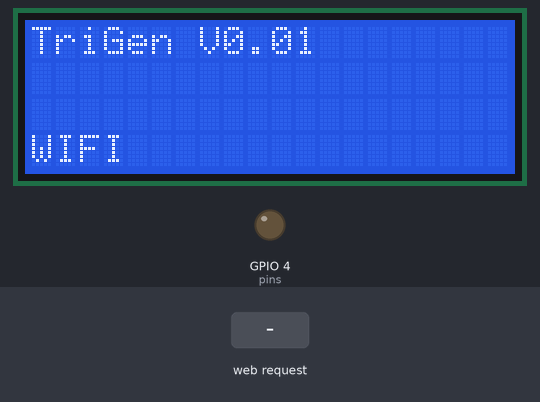
This program was run on a simulated ESP8266 (NodeMCU). Parts: 20×4 character LCD, output pins drawn as LEDs (lit = HIGH). The inputs (shaded band) are chosen by the test bench. WiFi joins after 1.5 s; servers stay silent unless stated; what the program prints to the serial monitor is not drawn.

Above: at 0.1 s.
At 2.8 s:
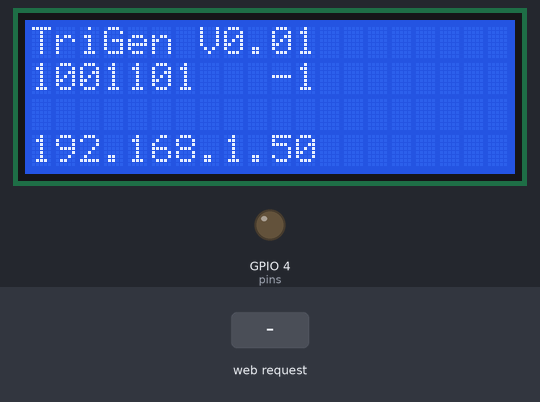
2.9 s: HTTP request GET /set?data= received
At 3.01 s:
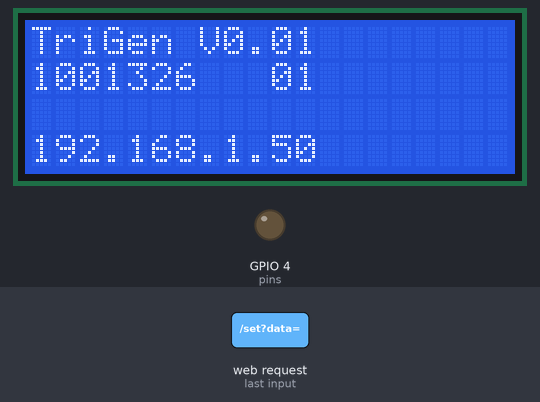

The program:

main.cpp
```cpp
#include "xport.hpp"
#include "ESP8266TimerInterrupt.h"
#include "ESP8266_ISR_Timer.h"

#include "ESP8266WiFi.h"
#include "ESP8266WebServer.h"
#include <Wire.h>              // i2C 통신을 위한 라이브러리
#include <LiquidCrystal_I2C.h> // LCD 2004 I2C용 라이브러리

#define USING_TIM_DIV1 false
#define USING_TIM_DIV16 false
#define USING_TIM_DIV256 true

ESP8266Timer ITimer;
ESP8266_ISR_Timer ISR_Timer;

static uint8 pins[] = {4, 0, 2, 14}; // pin D1~D7
XBus xbus(pins);
int GCount = 1000000;
LiquidCrystal_I2C lcd(0x3F, 20, 4);

// **************************************************
// **                      ISR
// **************************************************

void ISR()
{
  // xbus.check();
  // xbus.updateMinRemainTime();
  // ISR_Timer.setTimeout(xbus.minRemainTime, ISR);

  // ISR_Timer.setTimeout(10, ISR);
}

void IRAM_ATTR TimerHandler() // fixed basic timer
{
  GCount++;
  xbus.run();
  // ISR_Timer.run();
}

const char *ssid = "DIV_1_2G";
const char *password = "2-142014";
WiFiServer server(80);

String header;

const int NUM_XPORT = 4;

// String output26State = "off";
// String output27State = "off";
// Current time
unsigned long currentTime = millis();
// Previous time
unsigned long previousTime = 0;
// Define timeout time in milliseconds (example: 2000ms = 2s)
const long timeoutTime = 2000;
#pragma endregion

void setup()
{
  /*
   * WIFI / LCD Setup
   */
  Serial.begin(115200);
  Wire.begin(12, 13);
  lcd.init();
  lcd.backlight();
  lcd.setCursor(0, 0);
  lcd.print("TriGen V0.01");
  lcd.setCursor(0, 3);
  lcd.print("WIFI");
  WiFi.begin(ssid, password);
  while (WiFi.status() != WL_CONNECTED)
  {
    delay(500);
    lcd.print(".");
  }
  Serial.println("");
  Serial.println("WiFi connected.");
  Serial.println("IP address: ");
  Serial.println(WiFi.localIP());
  {
    lcd.setCursor(0, 0);
    lcd.print("TriGen V0.01");
    lcd.setCursor(0, 3);
    lcd.print("                    ");
    lcd.setCursor(0, 3);
    lcd.print(WiFi.localIP());
  }

  // xbus.updateMinRemainTime();
  ITimer.attachInterruptInterval(1000, TimerHandler);
  // ISR_Timer.setTimeout(1000,ISR);
  server.begin();
}

void loop()
{
  lcd.setCursor(0, 1);
  lcd.print(GCount);
  lcd.setCursor(10, 1);
  lcd.print(xbus.XPorts[0].count);
  delay(100);
  //  Serial.print(GCount);
  //  Serial.print(" ");
  WiFiClient client = server.available(); // Listen for incoming clients
  if (client)
  { // If a new client connects,
    currentTime = millis();
    previousTime = currentTime;
    Serial.println("New Client."); // print a message out in the serial port
    String currentLine = "";       // make a String to hold incoming data from the client
    while (client.connected() && currentTime - previousTime <= timeoutTime)
    { // loop while the client's connected
      currentTime = millis();
      if (client.available())
      {                         // if there's bytes to read from the client,
        char c = client.read(); // read a byte, then
        header += c;
        if (c == '\n')
        { // if the byte is a newline character
          // if the current line is blank, you got two newline characters in a row.
          // that's the end of the client HTTP request, so send a response:
          if (currentLine.length() == 0)
          {
            // HTTP headers always start with a response code (e.g. HTTP/1.1 200 OK)
            // and a content-type so the client knows what's coming, then a blank line:
            client.println("HTTP/1.1 200 OK");
            client.println("Connection: close");
            client.println();

            // "GET set?data=1%2C1%2C1%2C1%2C1%2C1&submit=Set"와 같은 형태로 데이터를 받아와서 처리할 수 있어
            if (header.indexOf("GET /set?data=") >= 0)
            {
              String sHeader = header.substring(header.indexOf("?data=")+6, header.indexOf("&submit")); // 처음숫자만.
              Serial.println(sHeader);
              xbus.XPorts[0].count = sHeader.toInt();
              if (header.indexOf("data=") >= 0 && false)
              {
                // 6개의 column을 가진 데이터를 받아와서 처리
                int startIndex = header.indexOf("data=") + 5;

                int xportIndex = 0;
                int fpsValue = 0;
                int t2Time = 0;
                int counterValue = 0;
                bool externTrigger = false;
                bool power = false;

                if (startIndex > 0)
                {
                  for (int i = 0; i < 6; i++)
                  {
                    int endIndex = header.indexOf("%2C", startIndex);
                    if (endIndex > 0)
                    {
                      String value = header.substring(startIndex, endIndex);
                      switch (i)
                      {
                      case 0:
                        xportIndex = value.toInt();
                        break;
                      case 1:
                        fpsValue = value.toInt();
                        break;
                      case 2:
                        t2Time = value.toInt();
                        break;
                      case 3:
                        counterValue = value.toInt();
                        break;
                      case 4:
                        if (value.toInt() == 0)
                        {
                          externTrigger = false;
                        }
                        else
                        {
                          externTrigger = true;
                        }
                        break;
                      case 5:
                        if (value.toInt() == 0)
                        {
                          power = false;
                        }
                        else
                        {
                          power = true;
                        }
                        break;
                      }
                      startIndex = endIndex + 3;
                    }
                  }

                  //  xbus.updateXPort_T2(xportIndex - 1, fpsValue, t2Time, counterValue, externTrigger, power);
                }
              }
            }

            // Display the HTML web page
            client.println("<!DOCTYPE html><html>");
            client.println("<head><meta charset='UTF-8' name=\"viewport\" content=\"width=device-width, initial-scale=1\">");
            client.println("<link rel=\"icon\" href=\"data:,\"></head>");

            client.println("<body><a href=\"http://" + WiFi.localIP().toString() + "\" style=\"text-decoration: none; color: inherit;\"><h1 class='red'><img src='http://www.dongiltech.co.kr/images/common/logo.png' alt='DIT'>   TRIGGER GENERATOR V0.01</h1></a>");

            // h1 redirect
            // client.println("<body><a href=" + WiFi.localIP().toString() + " <style=\"text-decoration: none; color: inherit;\"><h1>DIV FPS Controller</h1></a>");
            const String ss = "<style>"
                              "table { border-collapse: collapse;   padding: 10px; margin: 15px;}"
                              ".red { color: #E03C32; font-size:40px; font-weight: bold; padding: 10px; margin: 10px;}"
                              ".normal {  background-color: aliceblue; width: 800px; line-height: 1.5em; font-family: 'Nanum Gothic', sans-serif; font-size: 14px; padding: 10px; margin: 10px 40px;}"
                              ".circle::before { content: '\\25CF'; margin-right: 0.5em; margin-left:20px}";

            //    client.println("table { border-collapse: collapse;   padding: 10px; margin: 15px;}");
            client.println(ss);
            //   client.println(".normal {  background-color: aliceblue; width: 800px; font-family: 'Nanum Gothic', sans-serif; font-size: 16px; padding: 10px; margin: 10px;}");
            client.println(".circle::before { content: '\\25CF'; margin-right: 0.5em; margin-left:20px}"); // check 2713 circle 25cf
            client.println("th, td { border: 1px solid #E03C32; text-align: right; padding: 7px; width:150px;}");
            client.println("</style>");

            client.println("<h4 class='circle'>4 Channel Trigger Generator</h4>");
            client.println("<h4 class='circle' > 현재진행 STEP번호 =" + String(GCount) + "</h4>");

            const String a = "<div class='normal'>"
                             "FPS 0.1 ~ 200 FPS : ~ 50FPS (Relay), 50FPS ~ (SSR) <br>"
                             "초기설정     : 시리얼 또는 AP Mode (ssid,passwd)입력가능<br>"
                             "IOT프로토콜 : MQTT 지원, NTP 지원, Reset HW Chip , 온습도 연동 "
                             "<a href='https://github.com/espressif/esp-iot-solution'>IOT 링크</a><br>"
                             "링크생성    :  웹메뉴얼 연결 및 한글설명서 <br> </div>";
            client.println(a);

            client.println("<table>");
            // Camera FPS Duration DownCount ExternTrigger Power
            client.println("<tr><th>Camera</th><th>FPS</th><th>Duration(ms)</th><th>DownCount</th><th>ExternTrigger</th><th>Power</th></tr>");
            for (int i = 0; i < NUM_XPORT; ++i)
            {
              client.println("<tr>");
              client.println("<td>" + String(i + 1) + "</td><td>" + String(xbus.XPorts[i].fps) +
                             "</td><td>" + String(xbus.XPorts[i].T2) +
                             "</td><td>" + String(xbus.XPorts[i].count) + "/" + String(xbus.XPorts[i].countMax) +
                             "</td><td>" + String(xbus.XPorts[i].ExternTrigger ? "True" : "False") +
                             "</td><td>" + String(xbus.XPorts[i].Power ? "True" : "False"));
            }
            client.println("</table>");

            client.println("<br><form action='/set' method='GET'>");

            client.print("Set Camera Data: ");
            client.print("<input type='text' name='data'>");
            client.println("<input type='submit' name = 'submit' value='Set'></form>");

            client.println("<br><img src='http://www.dongiltech.co.kr/uploaded/category/catalog_c54bcaca912987c75e52cfc7b0ef9c780.png' width='600' height='350'/>");

            client.println("</body></html>");
            // The HTTP response ends with another blank line
            client.println();
            // Break out of the while loop
            break;
          }
          else
          { // if you got a newline, then clear currentLine
            currentLine = "";
          }
        }
        else if (c != '\r')
        {                   // if you got anything else but a carriage return character,
          currentLine += c; // add it to the end of the currentLine
        }
      }
    }

    // Clear the header variable
    header = "";
    // Close the connection
    client.stop();
    Serial.println("Client disconnected.");
  }
  int key_value = 0;
  int FPS = 10;
  return;
  for (int i = 1000; i < 90000000; i += 2)
  {
    lcd.setCursor(0, 0);
    delay(1000 / FPS);
    lcd.print(i);
    lcd.print(" ");
    lcd.print(FPS);
    lcd.print(" Fps");
    key_value = analogRead(2);
    // //  int btnX = btnNum(key_value);
    //   // switch (btnX)
    //   // {
    //   // case btnUP:
    //   //   FPS++;
    //   //   break;
    //   // case btnDOWN:
    //   //   FPS--;
    //   //   break;
    //   // }
    //   if (btnX < 5)
    //   {
    //     lcd.setCursor(0, 1);
    //     lcd.print(key_value + 10000000 * (btnX + 1));
    //     delay(300);
    //   }
  }
}
```

xport.hpp
```cpp
#include "Arduino.h"

class XPort
{
public:
    int step = 0;
    int index;
    int pinNumber;
    long T1;
    long T2;
    float fps;

    long RemainMs;
    bool isOn;
    long count = 0;
    long countMax;

    bool ExternTrigger;
    bool Power;

    XPort(){

    };

    XPort(int index, int pinNumber)
    {
        this->index = index;
        this->pinNumber = pinNumber;
        this->step = 0;
        this->count = 0;
        this->T1 = 500;
        this->T2 = 500;
        pinMode(pinNumber, OUTPUT);
    };

    XPort(float FPS, float DutyRatio, long count)
    {
        int timePeriodMs = 1000 / FPS;
        this->T1 = round(timePeriodMs * (1 - DutyRatio));
        this->T2 = timePeriodMs - T1;
        this->RemainMs = T1;
        this->isOn = false;
        this->count = count;
        this->countMax = count;
        this->fps = FPS;
    };

    void goStep()
    {
        if (count-- <= 0)
        {
            count = -1;
            return;
        }
        step++;
        if (step % 2 == 0)
        {
            digitalWrite(pinNumber, HIGH);
        }
        else
        {
            digitalWrite(pinNumber, LOW);
        }
        return;
        switch (step)
        {
        case 0:
            step = 1;
            isOn = true;
            //  RemainMs = T2;
            digitalWrite(pinNumber, HIGH);
            break;
        case 1:
            step = 0;
            isOn = false;
            //   RemainMs = T1;
            digitalWrite(pinNumber, LOW);
            if (--count == 0)
            {
                RemainMs = 0;
            }
            break;
        }
    };
};

#define MAX_XPORT 1

class XBus
{
public:
    XPort XPorts[MAX_XPORT];
    long minRemainTime;
    long ageMs = 0;

    XBus(uint8 pinNumber[])
    {
        for (int i = 0; i < MAX_XPORT; i++)
        {
            XPorts[i] = XPort(i, pinNumber[i]);
        }
    }

    void addXPort(float FPS, float DutyRatio, long count = -1)
    {
        //  XPorts.push_back(XPort(FPS, DutyRatio, count));
    }

    void addXPort_T2(float FPS, long T2Time, long count = -1)
    {
        long timePeriodMs = round(1000.0 / FPS);
        long T1 = timePeriodMs - T2Time;
        float DutyRatio = 1 - (float)T1 / timePeriodMs;
        //  XPorts.push_back(XPort(FPS, DutyRatio, count));
    }

    void updateXPort(int index, float FPS, float DutyRatio, long count = -1)
    {
        XPorts[index] = XPort(FPS, DutyRatio, count);
    }

    void updateXPort_T2(int index, float FPS, long T2Time, long count = -1, bool externTrigger = false, bool power = false)
    {
        long timePeriodMs = round(1000.0 / FPS);
        long T1 = timePeriodMs - T2Time;
        float DutyRatio = 1 - (float)T1 / timePeriodMs;
        XPorts[index] = XPort(FPS, DutyRatio, count);
        XPorts[index].ExternTrigger = externTrigger;
        XPorts[index].Power = power;
    }

    void updateMinRemainTime()
    {
        long temp = __LONG_MAX__;
        for (const XPort &XPort : XPorts)
        {
            if (XPort.RemainMs < temp)
            {
                temp = XPort.RemainMs;
            }
        }
        minRemainTime = temp;
    }

    void check()
    {
        for (int i = 0; i < MAX_XPORT; i++)
        {
            XPort port = XPorts[i];
            if (port.count == 0)
            { // 카운트가 0이면 무시
                continue;
            }
            if (port.RemainMs - minRemainTime <= 0)
            {
                if (port.isOn)
                {
                    port.isOn = false;
                    port.RemainMs = port.T1;
                    //    digitalWrite(pins[i], LOW);
                }
                else
                {
                    port.isOn = true;
                    port.RemainMs = port.T2;
                    //  digitalWrite(pins[i], HIGH);

                    if (port.count > 0)
                    { //-1이면 무한반복, 0이상이면 카운트 감소
                        port.count--;
                        /* 0번 채널의 끝나는 시간을 millis로 출력
                        if(i==0 && port.count==0){
                          Serial.println("");
                          Serial.print(F("Time: ")); Serial.print(millis());

                        }
                        */
                    }
                }
            }
            else
            {
                port.RemainMs -= minRemainTime;
            }
        }
    }
    void run()
    {
        if (ageMs++ % 20 == 0)
        {
           XPorts[0].goStep();
        }

        return;
        // if (ageMs++ % 1000 == 0)
        {
            for (int i = 0; i < MAX_XPORT; i++)
            {
                XPort port = XPorts[i];
                port.goStep();
            }
        }
    };
};
```
